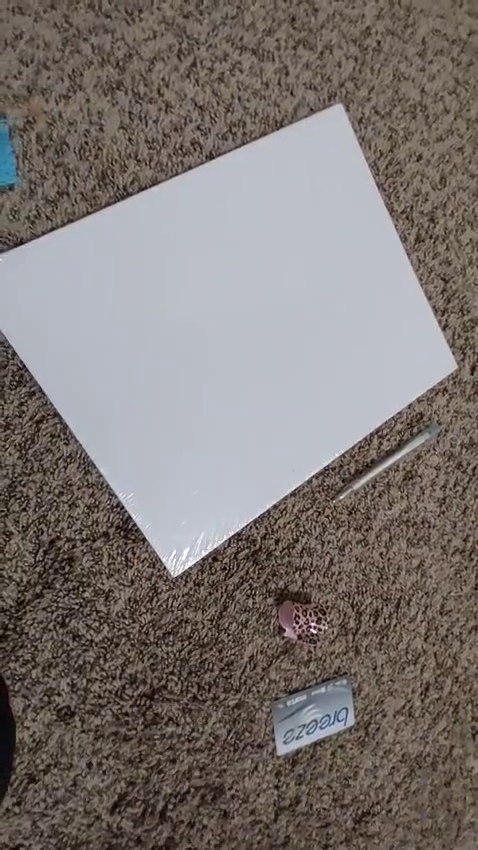
#> input picture frame 33 of Assignment2/Video.mp4, 478 x 850 px
$ jupyter execute 'Assignment 2.ipynb'   (shell and % lines are left out)   (older library calls are emulated)
#> lines starting #> are read from the running program, lines starting #| are printed output that depends on the picture
## CSc 8830: Computer Vision - Assignment 2

Capture a 10 sec video footage using a camera of your choice. The footage should be taken with the camera in hand and you need to pan the camera slightly from left-right or right-left during the 10 sec duration. For all the images, operate at grayscale unless otherwise specified:

A video of 10 sec was recorded from a mobile camera with 1030p resolution and 30FPS frame rate.

#### 1. Pick any image frame from the 10 sec video footage. Pick a region of interest in the image making sure there is an EDGE in that region. Pick a 5 x 5 image patch in that region that constitutes the edge. Perform the steps of CANNY EDGE DETECTION manually and note the pixels that correspond to the EDGE. Compare the outcome with MATLAB or OpenCV or DepthAI’s Canny edge detection function.

[cell 1]
import cv2
import numpy as np
import matplotlib.pyplot as plt

# Function for Canny Edge Detection
# [52 lines left out: function custom_canny_edge_detection, not called in this run]

# Main function
def main():
    # Load video
    video_path = 'Video.mp4'
    cap = cv2.VideoCapture(video_path)

    # Select frame
    frame_index = 75
    for i in range(frame_index + 1):
        ret, frame = cap.read()
#> this loop made 31 passes
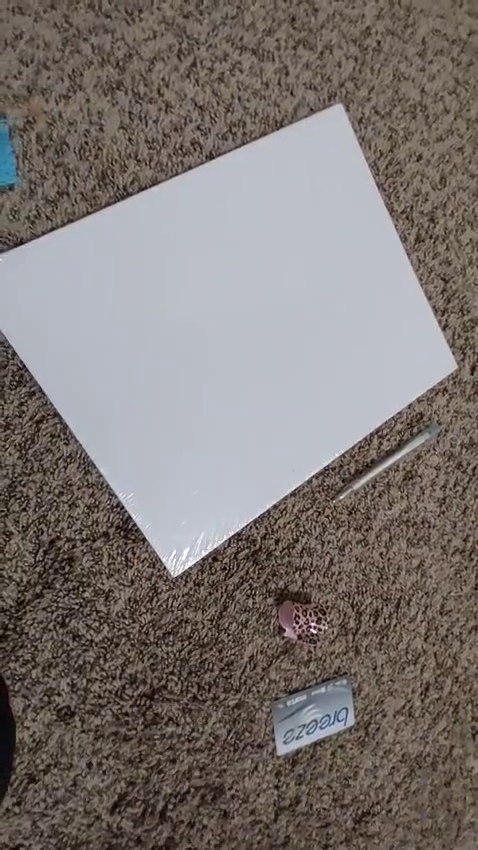
#> input picture frame 33 of Assignment2/Video.mp4, 478 x 850 px
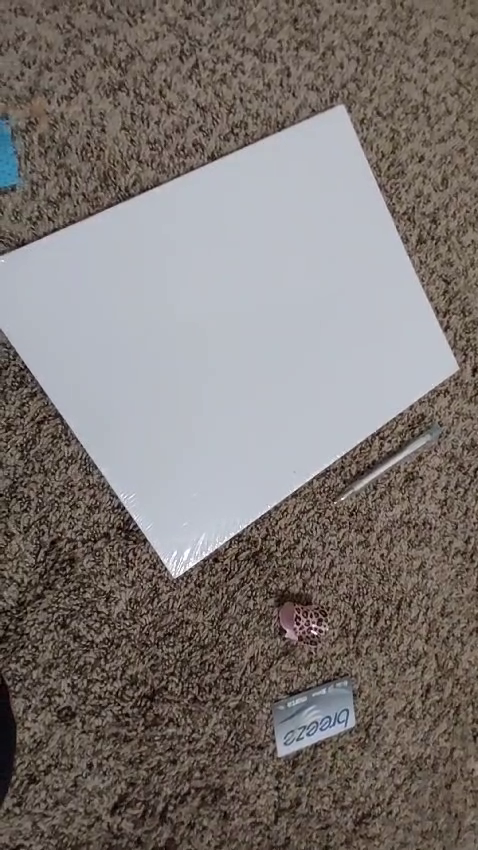
#> input picture frame 34 of Assignment2/Video.mp4, 478 x 850 px
#> pass 3, in main, `ret, frame = cap.read()`:
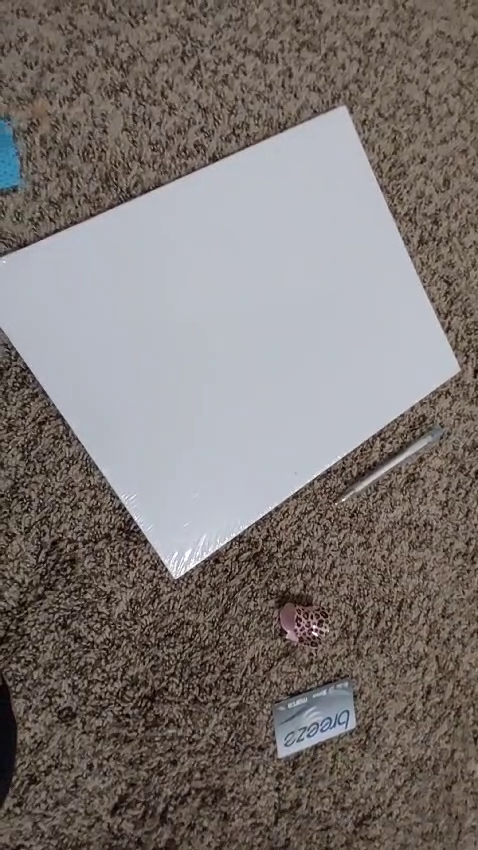
#> frame: shape (850, 478, 3); mean B, G, R 114.2, 117.5, 124.4

    # Select ROI
    roi = select_roi(frame)

    # Custom Canny Edge Detection
    edge_map_custom = custom_canny_edge_detection(roi)

    # OpenCV Canny Edge Detection
    edge_map_opencv = cv2.Canny(cv2.cvtColor(roi, cv2.COLOR_BGR2GRAY), 50, 255)

    # Display results
    display_results(frame, roi, edge_map_custom, edge_map_opencv)

    # Save results
    cv2.imwrite('custom_canny_edge_detection.png', edge_map_custom)
    cv2.imwrite('opencv_canny_edge_detection.png', edge_map_opencv)

    # Release video capture
    cap.release()

# Function to select ROI
def select_roi(frame):
    roi_x, roi_y, roi_width, roi_height = cv2.selectROI('Select ROI (Press "q" to Quit)', frame)
    return frame[roi_y:roi_y+roi_height, roi_x:roi_x+roi_width]

# Function to display results
# [33 lines left out: function display_results, not called in this run]

# Entry point
if __name__ == "__main__":
    main()

$ run again, starting later in the video
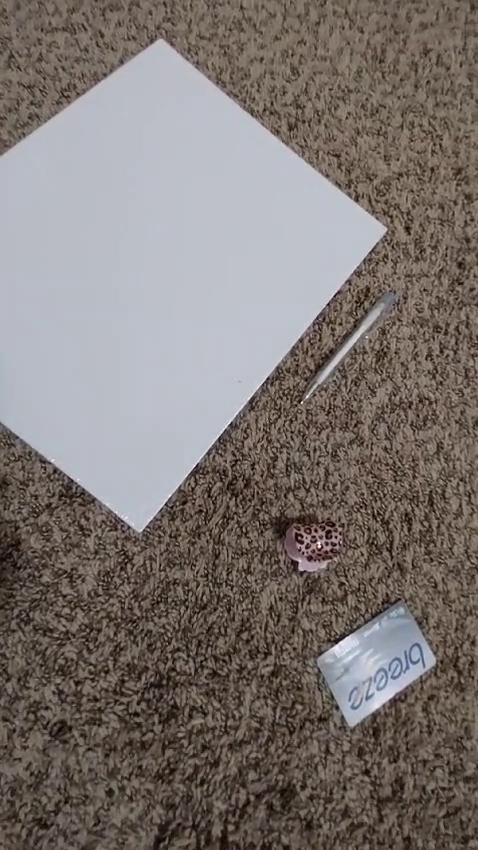
#> input picture frame 151 of Assignment2/Video.mp4, 478 x 850 px
#> the loop in main, `for i in range(frame_index + 1):` made 31 passes
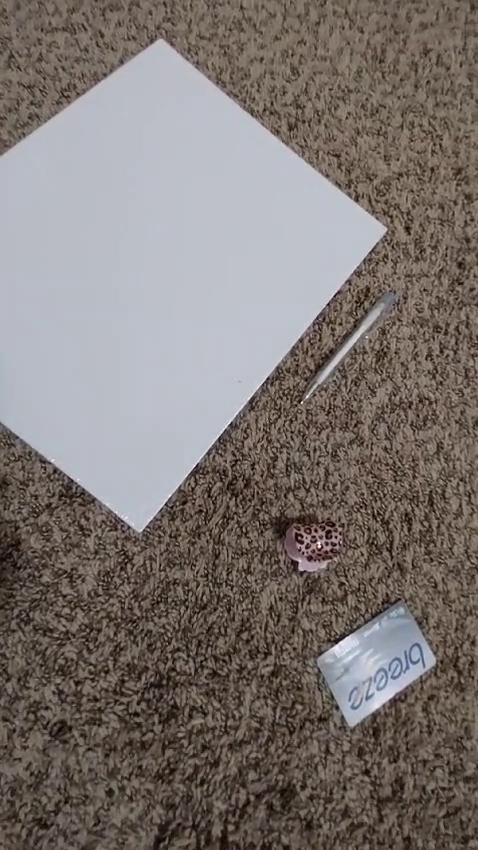
#> input picture frame 151 of Assignment2/Video.mp4, 478 x 850 px
#> pass 3, in main, `ret, frame = cap.read()`:
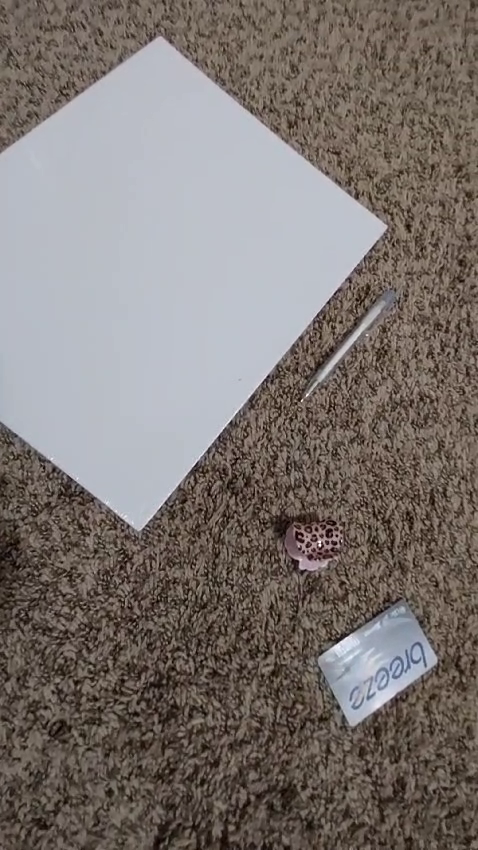
#> frame: shape (850, 478, 3); mean B, G, R 113, 116.7, 124.3

$ run again, starting later in the video
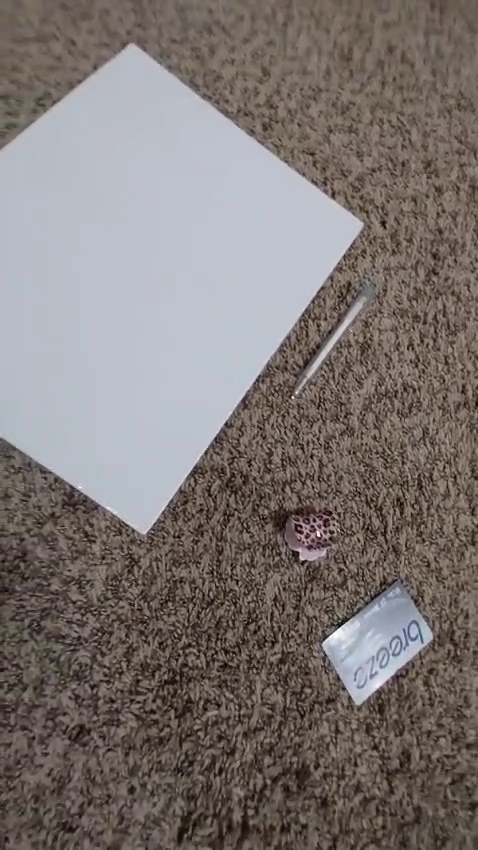
#> input picture frame 269 of Assignment2/Video.mp4, 478 x 850 px
#> the loop in main, `for i in range(frame_index + 1):` made 31 passes
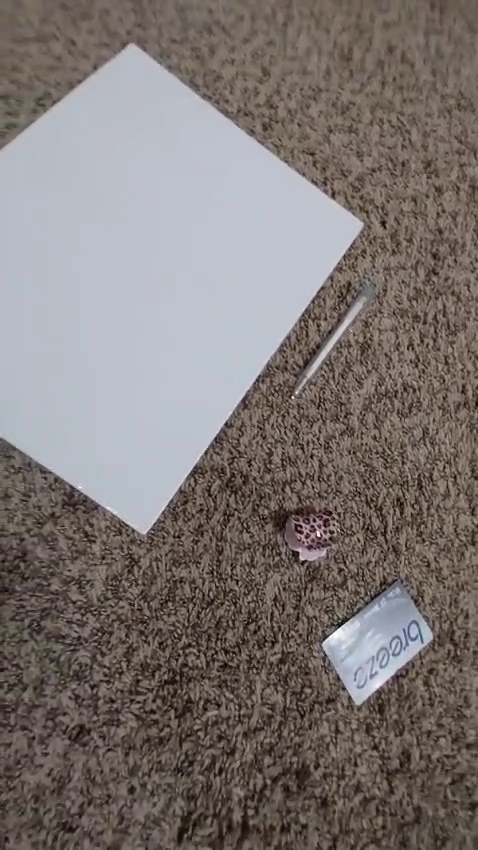
#> input picture frame 269 of Assignment2/Video.mp4, 478 x 850 px
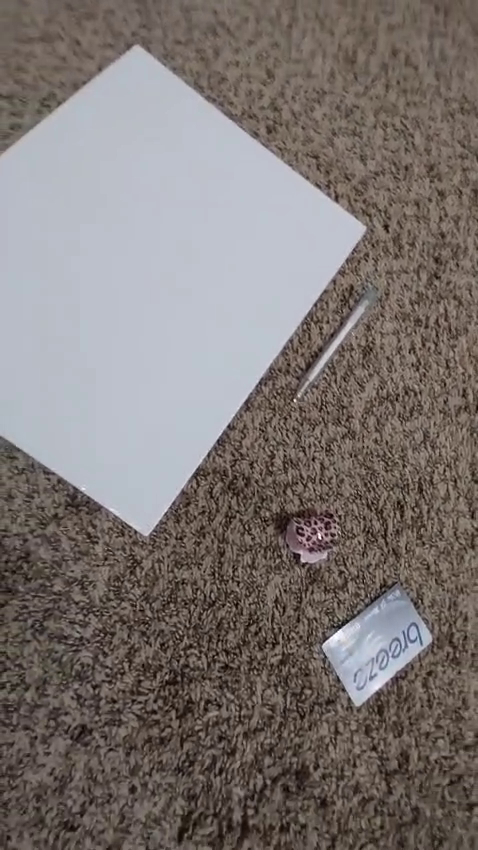
#> input picture frame 270 of Assignment2/Video.mp4, 478 x 850 px
#> pass 3, in main, `ret, frame = cap.read()`:
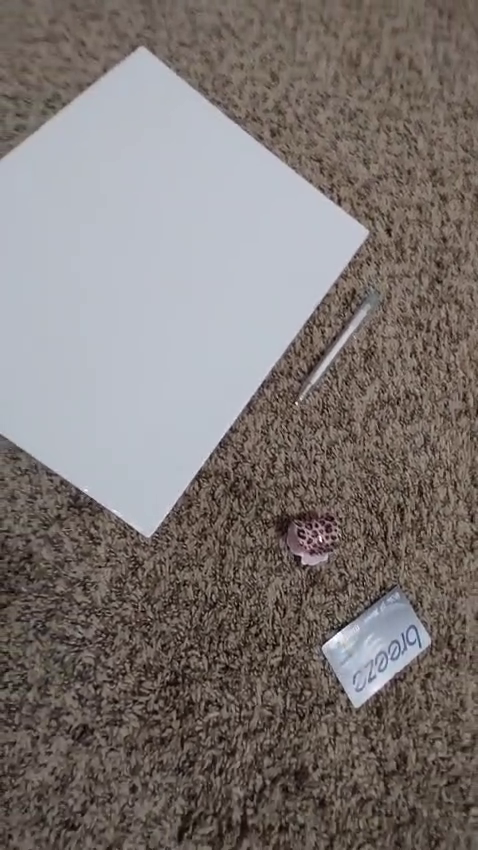
#> frame: shape (850, 478, 3); mean B, G, R 114.8, 117.5, 124.8
